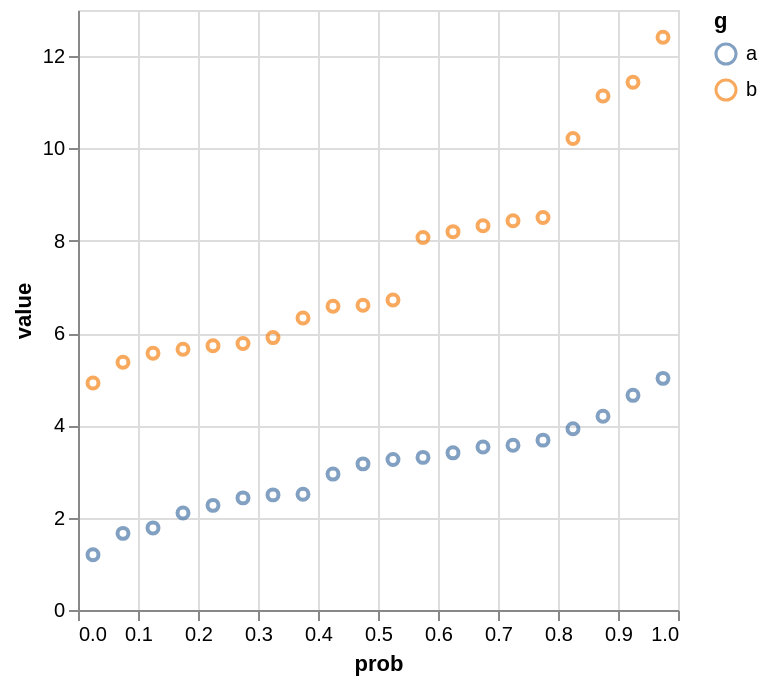

Vega-Lite specification stored for this chart:
### Vega-Lite specification from a JSON file in a GitHub repository (floating-point values rounded to 4 significant figures)
{"$schema": "https://vega.github.io/schema/vega-lite/v6.json", "data": {"values": [{"g": "a", "x": 3.94}, {"g": "a", "x": 3.39}, {"g": "a", "x": 1.82}, {"g": "a", "x": 3.98}, {"g": "a", "x": 1.71}, {"g": "a", "x": 5.57}, {"g": "a", "x": 1.3}, {"g": "a", "x": 3.3}, {"g": "a", "x": 3.12}, {"g": "a", "x": 2.4}, {"g": "a", "x": 2.1}, {"g": "a", "x": 3.25}, {"g": "a", "x": 3.55}, {"g": "a", "x": 1.65}, {"g": "a", "x": 2.43}, {"g": "a", "x": 3.51}, {"g": "a", "x": 2.12}, {"g": "a", "x": 2.49}, {"g": "a", "x": 4.56}, {"g": "a", "x": 2.5}, {"g": "a", "x": 4.67}, {"g": "a", "x": 4.81}, {"g": "a", "x": 0.92}, {"g": "a", "x": 2.51}, {"g": "a", "x": 3.78}, {"g": "a", "x": 3.18}, {"g": "a", "x": 3.31}, {"g": "a", "x": 2.86}, {"g": "a", "x": 3.57}, {"g": "a", "x": 3.59}, {"g": "b", "x": 6.72}, {"g": "b", "x": 5.71}, {"g": "b", "x": 6.58}, {"g": "b", "x": 6.6}, {"g": "b", "x": 5.25}, {"g": "b", "x": 5.82}, {"g": "b", "x": 8.52}, {"g": "b", "x": 8.2}, {"g": "b", "x": 5.62}, {"g": "b", "x": 8.18}, {"g": "b", "x": 8.46}, {"g": "b", "x": 11.2}, {"g": "b", "x": 13.13}, {"g": "b", "x": 5.53}, {"g": "b", "x": 8.35}, {"g": "b", "x": 4.62}, {"g": "b", "x": 11.03}, {"g": "b", "x": 5.76}, {"g": "b", "x": 6.29}, {"g": "b", "x": 11.61}]}, "transform": [{"quantile": "x", "groupby": ["g"], "step": 0.05}], "mark": "point", "encoding": {"x": {"field": "prob", "type": "quantitative"}, "y": {"field": "value", "type": "quantitative"}, "color": {"field": "g", "type": "nominal"}}}
